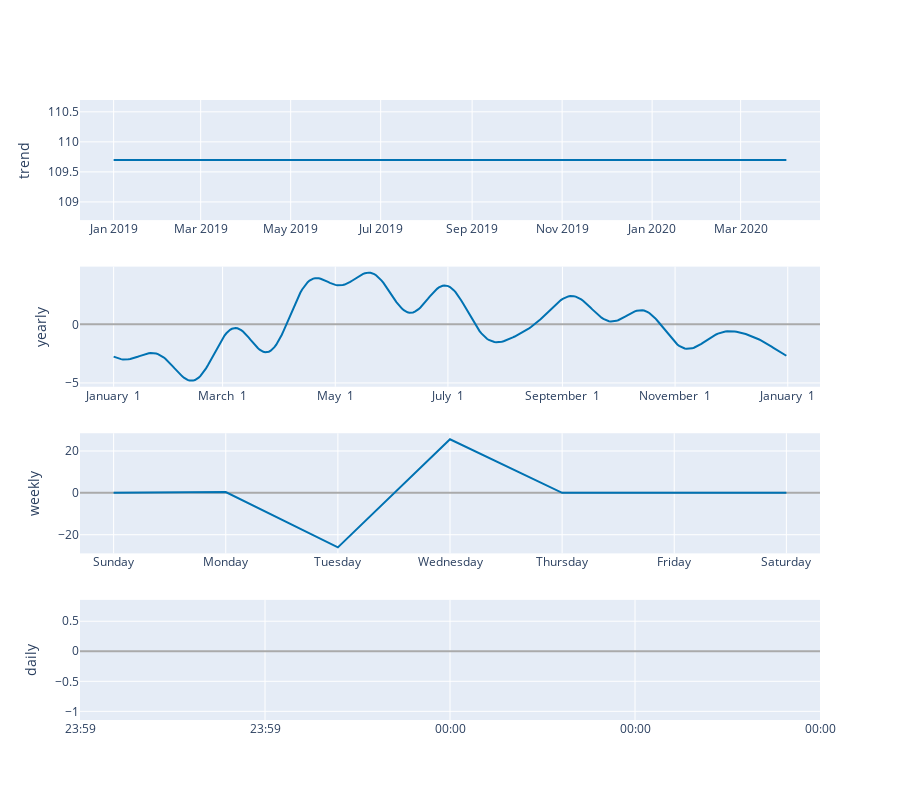

The cell this chart's notebook holds for it:
### Code cell
# plot the model componets
plot_components_plotly(model, prediction)

### Figure 1 — Plotly figure (JSON) as saved in the notebook; plotly's stock layout.template omitted (floating-point values rounded to 4 significant figures; data arrays with more than 128 entries replaced by an {"elided": "..."} marker saying what was removed)
{"data": [{"line": {"color": "#0072B2", "width": 2}, "mode": "lines", "name": "trend", "type": "scatter", "x": ["2019-01-01T00:00:00", "2019-02-01T00:00:00", "2019-03-01T00:00:00", "2019-04-01T00:00:00", "2019-05-01T00:00:00", "2019-06-01T00:00:00", "2019-07-01T00:00:00", "2019-08-01T00:00:00", "2019-09-01T00:00:00", "2019-10-01T00:00:00", "2019-11-01T00:00:00", "2019-12-01T00:00:00", "2020-01-01T00:00:00", "2020-02-01T00:00:00", "2020-03-01T00:00:00", "2020-04-01T00:00:00"], "xaxis": "x", "y": [109.7, 109.7, 109.7, 109.7, 109.7, 109.7, 109.7, 109.7, 109.7, 109.7, 109.7, 109.7, 109.7, 109.7, 109.7, 109.7], "yaxis": "y"}, {"line": {"color": "#0072B2", "width": 2}, "mode": "lines", "name": "yearly", "type": "scatter", "x": {"elided": "365 str values"}, "xaxis": "x2", "y": {"elided": "365 float values"}, "yaxis": "y2"}, {"line": {"color": "#0072B2", "width": 2}, "mode": "lines", "name": "weekly", "type": "scatter", "x": ["2017-01-01T00:00:00", "2017-01-02T00:00:00", "2017-01-03T00:00:00", "2017-01-04T00:00:00", "2017-01-05T00:00:00", "2017-01-06T00:00:00", "2017-01-07T00:00:00"], "xaxis": "x3", "y": [0.01802, 0.37, -26.04, 25.6, 0.01804, 0.01803, 0.01802], "yaxis": "y3"}, {"line": {"color": "#0072B2", "width": 2}, "mode": "lines", "name": "daily", "type": "scatter", "x": ["2017-01-01T00:00:00"], "xaxis": "x4", "y": [-0.1443], "yaxis": "y4"}], "layout": {"height": 800, "showlegend": false, "width": 900, "xaxis": {"anchor": "y", "domain": [0, 1], "range": ["2018-12-09T04:48:00", "2020-04-23T19:12:00"], "type": "date"}, "xaxis2": {"anchor": "y2", "domain": [0, 1], "range": ["2016-12-13T18:54:02.958904", "2018-01-18T11:04:57.863013"], "tickformat": "%B %e", "type": "date"}, "xaxis3": {"anchor": "y3", "domain": [0, 1], "range": ["2016-12-31T16:48:00", "2017-01-07T07:12:00"], "tickformat": "%A", "type": "date"}, "xaxis4": {"anchor": "y4", "domain": [0, 1], "range": ["2017-01-01T00:00:00", "2017-01-01T00:00:00"], "tickformat": "%H:%M", "type": "date"}, "yaxis": {"anchor": "x", "domain": [0.8063, 1], "rangemode": "normal", "title": {"text": "trend"}, "zerolinecolor": "#AAA"}, "yaxis2": {"anchor": "x2", "domain": [0.5375, 0.7312], "title": {"text": "yearly"}, "zerolinecolor": "#AAA"}, "yaxis3": {"anchor": "x3", "domain": [0.2687, 0.4625], "title": {"text": "weekly"}, "zerolinecolor": "#AAA"}, "yaxis4": {"anchor": "x4", "domain": [0, 0.1938], "title": {"text": "daily"}, "zerolinecolor": "#AAA"}}}
